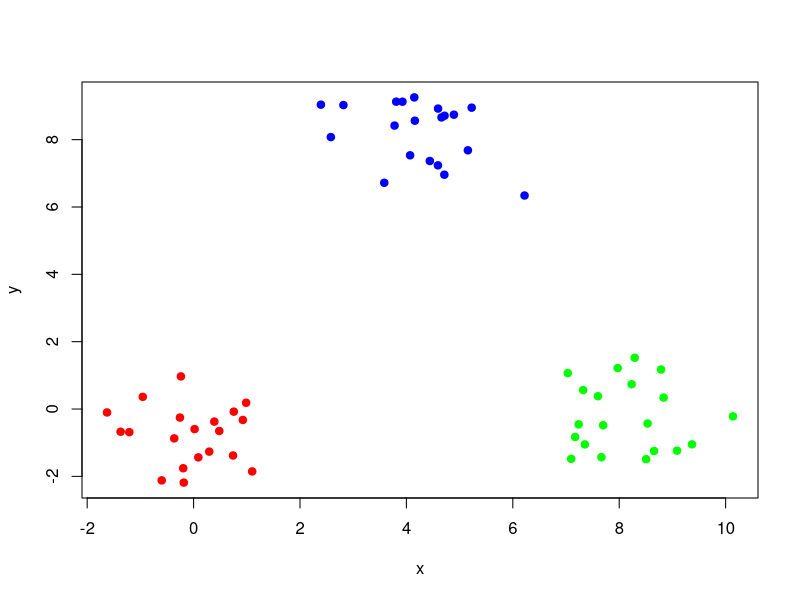

The R source for this figure: (Note: this script raises an error after producing the figure.)
palette(rainbow(3))
#####################################################
#####################################################
##  CAMBIARE IL PARAMETRO DEL COMANDO set.seed PER PERSONALIZZARE L'ESERCIZIO
#####################################################
#####################################################

## cluster  ben separati
set.seed(10)
n=20; scale=1;
      mx=0; my=0; 
      x=rnorm(n)*scale+mx
      y=rnorm(n)*scale+my
      mx=8; my=0;
      x=c(x,(rnorm(n)*scale+mx))
      y=c(y,(rnorm(n)*scale+my))
      mx=4; my=8;
      x=c(x,(rnorm(n)*scale+mx))
      y=c(y,(rnorm(n)*scale+my))
mat_well<-cbind(c(rep(1,n),rep(2,n),rep(3,n)),x,y)
colnames(mat_well)<-c('G-vero','x','y')
plot(x, y, pch = 19, col = mat_well[, 1])

d = mat_well[,2:3]
avgclust <- hclust(dist(d), method = 'average')
sinclust <- hclust(dist(d), method = 'single')
comclust <- hclust(dist(d), method = 'complete')
wardclust <- hclust(dist(d), method = 'ward')
pamclust <- pam(dist(d), 4)
kmeansclust <- kmeans(dist(d),4)


# comparing 2 cluster solutions
library(fpc)
cluster.stats(d, fit1$cluster, fit2$cluster)

clusters <- hclust(dist(iris[, 3:4]))
plot(clusters)

### cluster poco separati
set.seed(10)
 n=50; scale=.8;
      mx=0; my=0; 
      x=rnorm(n)*scale+mx
      y=rnorm(n)*scale+my
      mx=3; my=0; 
      x=c(x,(rnorm(n)*scale+mx))
      y=c(y,(rnorm(n)*scale+my))
      mx=1; my=2; 
      x=c(x,(rnorm(n)*scale+mx))
      y=c(y,(rnorm(n)*scale+my))
mat_poor<-cbind(c(rep(1,n),rep(2,n),rep(3,n)),x,y)
colnames(mat_poor)<-c('G-vero','x','y')
plot(x,y,pch=19,col=mat_poor[,1])



### cluster allungati
set.seed(19);
n=40
      ma=8; mb=0;
      a=rnorm(n)*6+ma;
      b=rnorm(n)+mb;
      ma=6; mb=8;  
      a<-c(a,rnorm(n)*6+ma)
      b<-c(b,b=rnorm(n)+mb)
         x=a-b;
         y=a+b;
mat_lunghi<-cbind(c(rep(1,n),rep(2,n)),x,y)
colnames(mat_lunghi)<-c('G-vero','x','y')
plot(x,y,pch=19,col=mat_lunghi[,1])

### cluster nonconvessi
set.seed(10);
n<-100
i<-1:n
         a=i*.0628319;
         x=cos(a)+(i>50)+rnorm(n)*.1;
         y=sin(a)+(i>50)*.3+rnorm(n)*.1;
mat_nconv<-cbind(c(rep(1,n/2),rep(2,n/2)),x,y)
colnames(mat_nconv)<-c('G-vero','x','y')
plot(x,y,pch=19,col=mat_nconv[,1])
